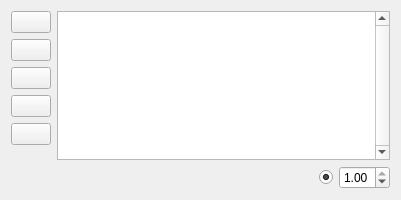
<?xml version="1.0" encoding="UTF-8"?>
<ui version="4.0">
 <class>layer_widget</class>
 <widget class="QWidget" name="layer_widget">
  <property name="geometry">
   <rect>
    <x>0</x>
    <y>0</y>
    <width>401</width>
    <height>200</height>
   </rect>
  </property>
  <property name="sizePolicy">
   <sizepolicy hsizetype="Expanding" vsizetype="Minimum">
    <horstretch>0</horstretch>
    <verstretch>0</verstretch>
   </sizepolicy>
  </property>
  <property name="windowTitle">
   <string>Form</string>
  </property>
  <layout class="QVBoxLayout" name="verticalLayout">
   <item>
    <layout class="QGridLayout" name="gridLayout">
     <item row="0" column="0">
      <layout class="QVBoxLayout" name="buttonLayout">
       <item>
        <widget class="QPushButton" name="newLayerButton">
         <property name="toolTip">
          <string>Add layer</string>
         </property>
         <property name="text">
          <string/>
         </property>
         <property name="icon">
          <iconset resource="../../tactile.qrc">
           <normaloff>:/resources/icons/icons8/color/64/add.png</normaloff>:/resources/icons/icons8/color/64/add.png</iconset>
         </property>
        </widget>
       </item>
       <item>
        <widget class="QPushButton" name="removeLayerButton">
         <property name="toolTip">
          <string>Remove layer</string>
         </property>
         <property name="text">
          <string/>
         </property>
         <property name="icon">
          <iconset resource="../../tactile.qrc">
           <normaloff>:/resources/icons/icons8/color/64/remove.png</normaloff>:/resources/icons/icons8/color/64/remove.png</iconset>
         </property>
        </widget>
       </item>
       <item>
        <widget class="QPushButton" name="duplicateButton">
         <property name="toolTip">
          <string>Duplicate layer</string>
         </property>
         <property name="text">
          <string/>
         </property>
         <property name="icon">
          <iconset resource="../../tactile.qrc">
           <normaloff>:/resources/icons/icons8/color/64/new-copy.png</normaloff>:/resources/icons/icons8/color/64/new-copy.png</iconset>
         </property>
        </widget>
       </item>
       <item>
        <widget class="QPushButton" name="upButton">
         <property name="toolTip">
          <string>Move layer up</string>
         </property>
         <property name="text">
          <string/>
         </property>
         <property name="icon">
          <iconset resource="../../tactile.qrc">
           <normaloff>:/resources/icons/icons8/color/64/up.png</normaloff>:/resources/icons/icons8/color/64/up.png</iconset>
         </property>
        </widget>
       </item>
       <item>
        <widget class="QPushButton" name="downButton">
         <property name="toolTip">
          <string>Move layer down</string>
         </property>
         <property name="text">
          <string/>
         </property>
         <property name="icon">
          <iconset resource="../../tactile.qrc">
           <normaloff>:/resources/icons/icons8/color/64/down.png</normaloff>:/resources/icons/icons8/color/64/down.png</iconset>
         </property>
        </widget>
       </item>
       <item>
        <spacer name="verticalSpacer">
         <property name="orientation">
          <enum>Qt::Vertical</enum>
         </property>
         <property name="sizeHint" stdset="0">
          <size>
           <width>20</width>
           <height>40</height>
          </size>
         </property>
        </spacer>
       </item>
      </layout>
     </item>
     <item row="1" column="1">
      <layout class="QHBoxLayout" name="bottomLayout">
       <item>
        <spacer name="horizontalSpacer">
         <property name="orientation">
          <enum>Qt::Horizontal</enum>
         </property>
         <property name="sizeHint" stdset="0">
          <size>
           <width>40</width>
           <height>20</height>
          </size>
         </property>
        </spacer>
       </item>
       <item>
        <widget class="QRadioButton" name="visibleButton">
         <property name="toolTip">
          <string>Toggle visibility</string>
         </property>
         <property name="text">
          <string/>
         </property>
         <property name="icon">
          <iconset resource="../../tactile.qrc">
           <normaloff>:/resources/icons/icons8/color/64/visible.png</normaloff>:/resources/icons/icons8/color/64/visible.png</iconset>
         </property>
         <property name="checkable">
          <bool>true</bool>
         </property>
         <property name="checked">
          <bool>true</bool>
         </property>
        </widget>
       </item>
       <item>
        <widget class="QDoubleSpinBox" name="opacitySpinBox">
         <property name="toolTip">
          <string>Layer opacity</string>
         </property>
         <property name="showGroupSeparator" stdset="0">
          <bool>false</bool>
         </property>
         <property name="maximum">
          <double>1.000000000000000</double>
         </property>
         <property name="singleStep">
          <double>0.100000000000000</double>
         </property>
         <property name="value">
          <double>1.000000000000000</double>
         </property>
        </widget>
       </item>
      </layout>
     </item>
     <item row="0" column="1">
      <widget class="QListWidget" name="layerList">
       <property name="frameShape">
        <enum>QFrame::StyledPanel</enum>
       </property>
       <property name="verticalScrollBarPolicy">
        <enum>Qt::ScrollBarAlwaysOn</enum>
       </property>
       <property name="horizontalScrollBarPolicy">
        <enum>Qt::ScrollBarAlwaysOff</enum>
       </property>
       <property name="alternatingRowColors">
        <bool>false</bool>
       </property>
      </widget>
     </item>
    </layout>
   </item>
  </layout>
 </widget>
 <resources>
  <include location="../../tactile.qrc"/>
 </resources>
 <connections/>
</ui>
